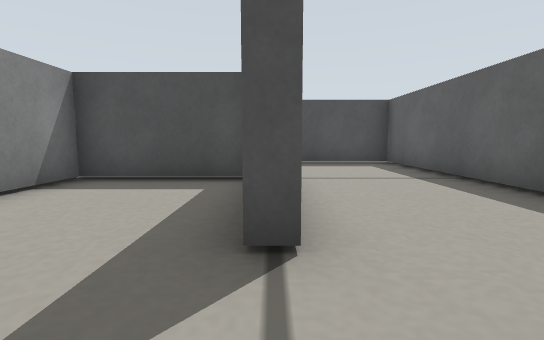
View 1 (above)

15 first-person views from a walk through a world built for the Gazebo simulator. The camera is 0.04 m above the floor, tilts 6° down and sees 85° across. The floor is counted in squares, 0.05 m on a side. Each view is taken from the middle of a square. On the plan, view 1 faces up. The plan holds only what a view shows up to about 10 squares ahead; the rest is blank.

View 2
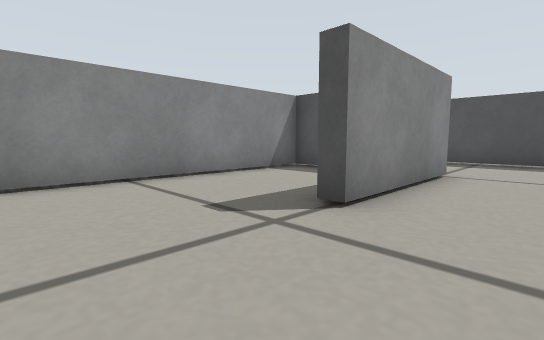

View 3
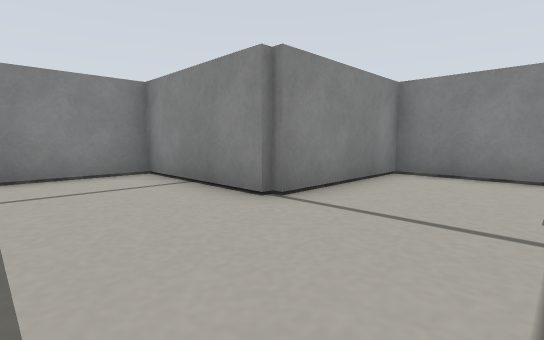

View 4
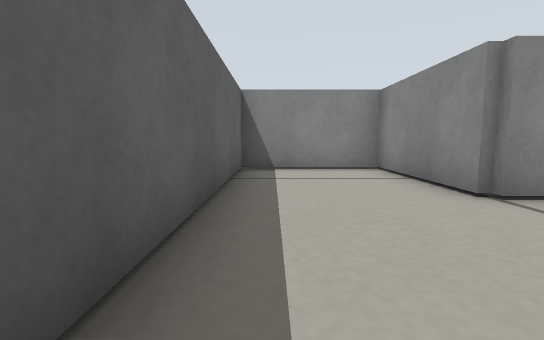

View 5
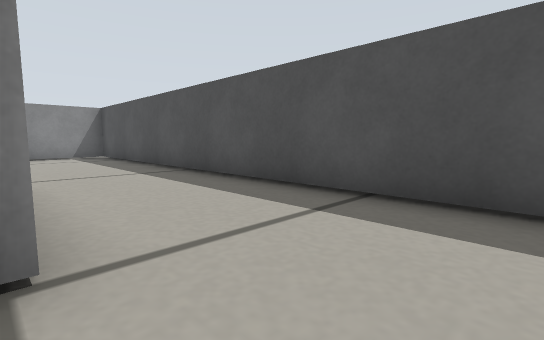

View 6
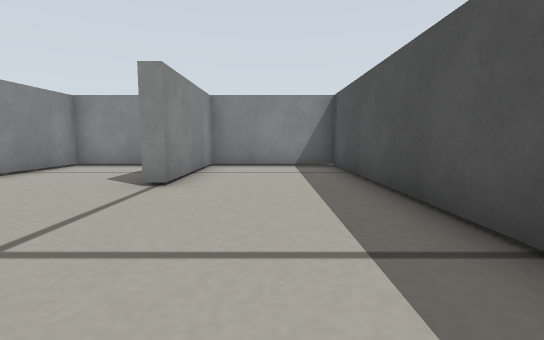

View 7
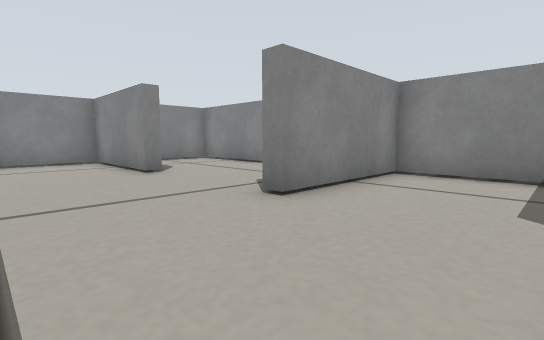

View 8
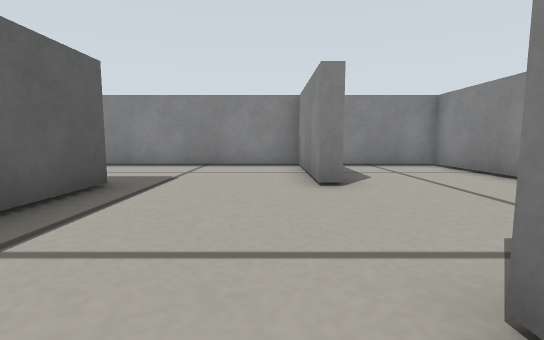

View 9
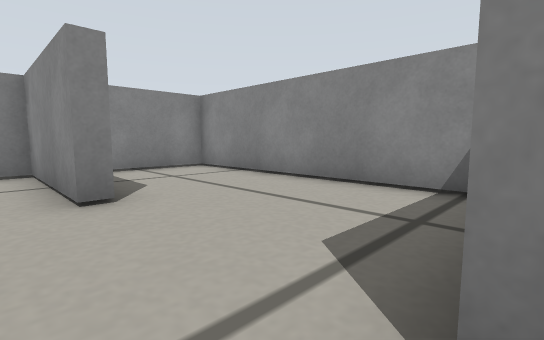

View 10
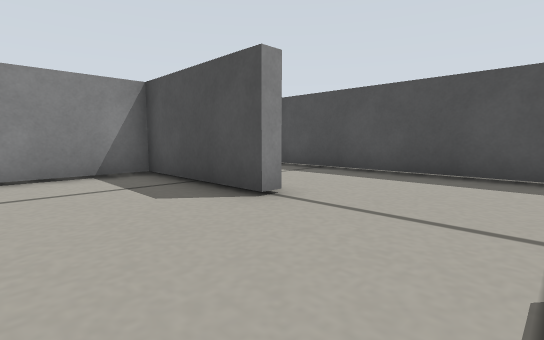

View 11
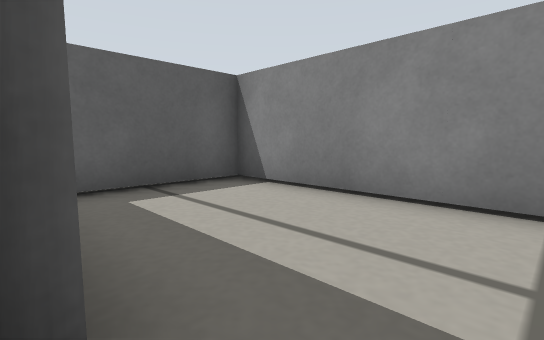

View 12
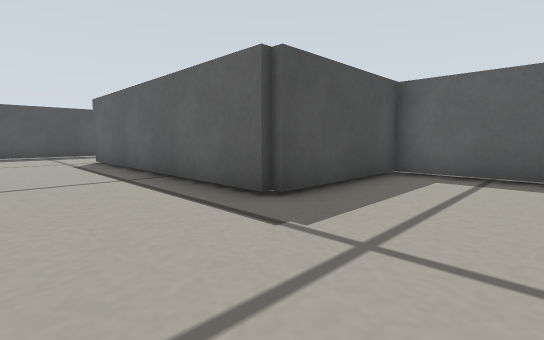

View 13
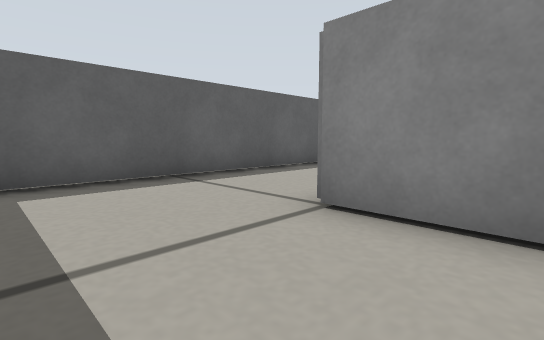

View 14
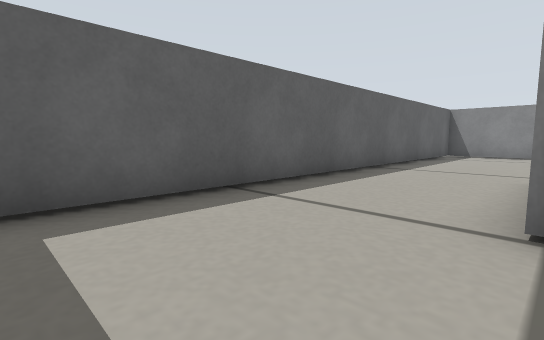

View 15
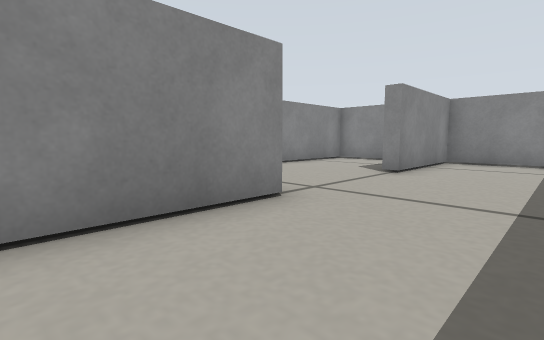

### Floor plan
Points are (right, up) in squares from view 1. A wall is a line through its corners. A room is listed if a view was taken in it or the views show most of it. See-through windows are left out.
Room 1 (views 1, 2, 3, 4, 5, 6, 7, 8, 9, 10, 11, 12, 13, 14, 15)
walls: (-0.5, 5.8) (-3.8, 5.8) (-3.8, -1.8) (0.2, -1.8) (0.2, -5.8) (3.8, -5.8) (3.8, 9.8) (-11.8, 9.8) (-11.8, 6.2) (-8, 6.2) (-8, 5.8) (-11.8, 5.8) (-11.8, 2.2) (-8, 2.2) (-8, 1.8); (-8.2, -2) (-7.8, -2) (-7.8, -5.8) (-0.2, -5.8) (-0.2, -2.2) (-4.2, -2.2) (-4.2, 6.2) (0.2, 6.2) (0.2, 2) (-0.2, 2); (-11.8, 1.1) (-11.8, -5.8) (-9, -5.8)

Where each view was taken, in squares from view 1:
view 1: 0 up, 0 right, facing up
view 2: 1 down, 2 right, facing up-left
view 3: 1 up, 3 right, facing down-left
view 4: 2 up, 3 right, facing down
view 5: 6 up, 2 right, facing up-left
view 6: 8 up, 3 left, facing left
view 7: 5 up, 5 left, facing down-left
view 8: 3 up, 7 left, facing down
view 9: 2 up, 7 left, facing down-left
view 10: 3 up, 5 left, facing up-left
view 11: 2 down, 5 left, facing down-right
view 12: 5 down, 7 left, facing up-right
view 13: 9 up, 2 left, facing down-right
view 14: 9 up, 0 right, facing down-right
view 15: 9 up, 1 left, facing down-left
